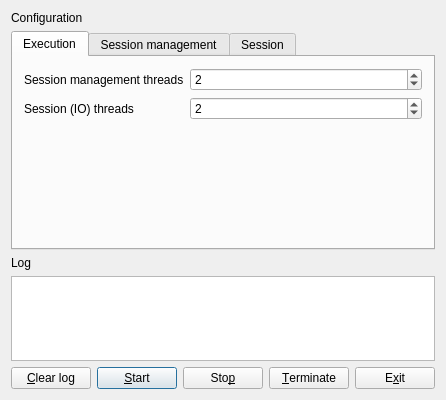
<?xml version="1.0" encoding="UTF-8"?>
<ui version="4.0">
 <class>mainForm</class>
 <widget class="QWidget" name="mainForm">
  <property name="geometry">
   <rect>
    <x>0</x>
    <y>0</y>
    <width>425</width>
    <height>400</height>
   </rect>
  </property>
  <property name="windowTitle">
   <string>Qt Echo Server</string>
  </property>
  <layout class="QVBoxLayout" name="mainLayout" stretch="0,0,0,1,0">
   <item>
    <widget class="QLabel" name="configurationLabel">
     <property name="text">
      <string>Configuration</string>
     </property>
    </widget>
   </item>
   <item>
    <widget class="QTabWidget" name="tabWidget">
     <property name="currentIndex">
      <number>0</number>
     </property>
     <widget class="QWidget" name="executionTab">
      <attribute name="title">
       <string>Execution</string>
      </attribute>
      <layout class="QFormLayout" name="executionTabLayout">
       <item row="0" column="0">
        <widget class="QLabel" name="sessionManagerThreadsLabel">
         <property name="text">
          <string>Session management threads</string>
         </property>
        </widget>
       </item>
       <item row="0" column="1">
        <widget class="QSpinBox" name="sessionManagerThreadsSpinBox">
         <property name="sizePolicy">
          <sizepolicy hsizetype="Expanding" vsizetype="Fixed">
           <horstretch>0</horstretch>
           <verstretch>0</verstretch>
          </sizepolicy>
         </property>
         <property name="minimum">
          <number>1</number>
         </property>
         <property name="maximum">
          <number>1000</number>
         </property>
         <property name="value">
          <number>2</number>
         </property>
        </widget>
       </item>
       <item row="1" column="0">
        <widget class="QLabel" name="sessionThreadsLabel">
         <property name="text">
          <string>Session (IO) threads</string>
         </property>
        </widget>
       </item>
       <item row="1" column="1">
        <widget class="QSpinBox" name="sessionThreadsSpinBox">
         <property name="sizePolicy">
          <sizepolicy hsizetype="Expanding" vsizetype="Fixed">
           <horstretch>0</horstretch>
           <verstretch>0</verstretch>
          </sizepolicy>
         </property>
         <property name="minimum">
          <number>1</number>
         </property>
         <property name="maximum">
          <number>1000</number>
         </property>
         <property name="value">
          <number>2</number>
         </property>
        </widget>
       </item>
      </layout>
     </widget>
     <widget class="QWidget" name="sessionManagementTab">
      <attribute name="title">
       <string>Session management</string>
      </attribute>
      <layout class="QFormLayout" name="sessionManagementTabLayout">
       <item row="0" column="0">
        <widget class="QLabel" name="maxSessionCountLabel">
         <property name="text">
          <string>Maximum active sessions (TCP connections)</string>
         </property>
        </widget>
       </item>
       <item row="0" column="1">
        <widget class="QSpinBox" name="maxSessionCountSpinBox">
         <property name="sizePolicy">
          <sizepolicy hsizetype="Expanding" vsizetype="Fixed">
           <horstretch>0</horstretch>
           <verstretch>0</verstretch>
          </sizepolicy>
         </property>
         <property name="minimum">
          <number>1</number>
         </property>
         <property name="maximum">
          <number>1000000</number>
         </property>
         <property name="value">
          <number>10000</number>
         </property>
        </widget>
       </item>
       <item row="1" column="0">
        <widget class="QLabel" name="recycledSessionCountLabel">
         <property name="text">
          <string>Maximum recycled sessions</string>
         </property>
        </widget>
       </item>
       <item row="1" column="1">
        <widget class="QSpinBox" name="recycledSessionCountSpinBox">
         <property name="sizePolicy">
          <sizepolicy hsizetype="Expanding" vsizetype="Fixed">
           <horstretch>0</horstretch>
           <verstretch>0</verstretch>
          </sizepolicy>
         </property>
         <property name="minimum">
          <number>0</number>
         </property>
         <property name="maximum">
          <number>1000000</number>
         </property>
         <property name="value">
          <number>100</number>
         </property>
        </widget>
       </item>
       <item row="2" column="0">
        <widget class="QLabel" name="listenBacklogLabel">
         <property name="text">
          <string>Listen backlog</string>
         </property>
        </widget>
       </item>
       <item row="2" column="1">
        <widget class="QSpinBox" name="listenBacklogSpinBox">
         <property name="sizePolicy">
          <sizepolicy hsizetype="Expanding" vsizetype="Fixed">
           <horstretch>0</horstretch>
           <verstretch>0</verstretch>
          </sizepolicy>
         </property>
         <property name="minimum">
          <number>1</number>
         </property>
         <property name="maximum">
          <number>1000</number>
         </property>
         <property name="value">
          <number>6</number>
         </property>
        </widget>
       </item>
       <item row="3" column="0">
        <widget class="QLabel" name="portNumberLabel">
         <property name="text">
          <string>TCP port number to listen</string>
         </property>
        </widget>
       </item>
       <item row="3" column="1">
        <widget class="QSpinBox" name="portNumberSpinBox">
         <property name="sizePolicy">
          <sizepolicy hsizetype="Expanding" vsizetype="Fixed">
           <horstretch>0</horstretch>
           <verstretch>0</verstretch>
          </sizepolicy>
         </property>
         <property name="minimum">
          <number>1</number>
         </property>
         <property name="maximum">
          <number>65535</number>
         </property>
         <property name="value">
          <number>7</number>
         </property>
        </widget>
       </item>
       <item row="4" column="0">
        <widget class="QLabel" name="addressLabel">
         <property name="text">
          <string>IP address of interface to listen (IPv4 or IPv6)</string>
         </property>
        </widget>
       </item>
       <item row="4" column="1">
        <widget class="QLineEdit" name="addressEdit">
         <property name="sizePolicy">
          <sizepolicy hsizetype="Expanding" vsizetype="Fixed">
           <horstretch>0</horstretch>
           <verstretch>0</verstretch>
          </sizepolicy>
         </property>
         <property name="text">
          <string>0.0.0.0</string>
         </property>
        </widget>
       </item>
      </layout>
     </widget>
     <widget class="QWidget" name="sessionTab">
      <attribute name="title">
       <string>Session</string>
      </attribute>
      <layout class="QFormLayout" name="sessionTabLayout">
       <item row="0" column="0">
        <widget class="QLabel" name="sessionBufferSizeLabel">
         <property name="text">
          <string>Session's buffer size (bytes)</string>
         </property>
        </widget>
       </item>
       <item row="0" column="1">
        <widget class="QSpinBox" name="sessionBufferSizeSpinBox">
         <property name="sizePolicy">
          <sizepolicy hsizetype="Expanding" vsizetype="Fixed">
           <horstretch>0</horstretch>
           <verstretch>0</verstretch>
          </sizepolicy>
         </property>
         <property name="minimum">
          <number>1</number>
         </property>
         <property name="maximum">
          <number>10485760</number>
         </property>
         <property name="singleStep">
          <number>256</number>
         </property>
         <property name="value">
          <number>4096</number>
         </property>
        </widget>
       </item>
       <item row="3" column="0">
        <widget class="QCheckBox" name="sockRecvBufferSizeCheckBox">
         <property name="text">
          <string>Socket's recieve buffer size (bytes)</string>
         </property>
        </widget>
       </item>
       <item row="3" column="1">
        <widget class="QSpinBox" name="sockRecvBufferSizeSpinBox">
         <property name="enabled">
          <bool>false</bool>
         </property>
         <property name="sizePolicy">
          <sizepolicy hsizetype="Expanding" vsizetype="Fixed">
           <horstretch>0</horstretch>
           <verstretch>0</verstretch>
          </sizepolicy>
         </property>
         <property name="minimum">
          <number>0</number>
         </property>
         <property name="maximum">
          <number>10485760</number>
         </property>
         <property name="singleStep">
          <number>256</number>
         </property>
         <property name="value">
          <number>4096</number>
         </property>
        </widget>
       </item>
       <item row="4" column="0">
        <widget class="QCheckBox" name="sockSendBufferSizeCheckBox">
         <property name="text">
          <string>Socket's send buffer size (bytes)</string>
         </property>
        </widget>
       </item>
       <item row="4" column="1">
        <widget class="QSpinBox" name="sockSendBufferSizeSpinBox">
         <property name="enabled">
          <bool>false</bool>
         </property>
         <property name="sizePolicy">
          <sizepolicy hsizetype="Expanding" vsizetype="Fixed">
           <horstretch>0</horstretch>
           <verstretch>0</verstretch>
          </sizepolicy>
         </property>
         <property name="minimum">
          <number>0</number>
         </property>
         <property name="maximum">
          <number>10485760</number>
         </property>
         <property name="singleStep">
          <number>256</number>
         </property>
         <property name="value">
          <number>4096</number>
         </property>
        </widget>
       </item>
       <item row="5" column="0">
        <widget class="QLabel" name="tcpNoDelayLabel">
         <property name="text">
          <string>TCP NO_DELAY option</string>
         </property>
        </widget>
       </item>
       <item row="5" column="1">
        <widget class="QComboBox" name="tcpNoDelayComboBox">
         <property name="sizePolicy">
          <sizepolicy hsizetype="Expanding" vsizetype="Fixed">
           <horstretch>0</horstretch>
           <verstretch>0</verstretch>
          </sizepolicy>
         </property>
         <property name="currentIndex">
          <number>0</number>
         </property>
         <item>
          <property name="text">
           <string>default (operating system)</string>
          </property>
         </item>
         <item>
          <property name="text">
           <string>on</string>
          </property>
         </item>
         <item>
          <property name="text">
           <string>off</string>
          </property>
         </item>
        </widget>
       </item>
       <item row="1" column="0">
        <widget class="QCheckBox" name="inactivityTimeoutCheckBox">
         <property name="text">
          <string>Inactivity timeout (seconds)</string>
         </property>
        </widget>
       </item>
       <item row="1" column="1">
        <widget class="QSpinBox" name="inactivityTimeoutSpinBox">
         <property name="enabled">
          <bool>false</bool>
         </property>
         <property name="sizePolicy">
          <sizepolicy hsizetype="Expanding" vsizetype="Fixed">
           <horstretch>0</horstretch>
           <verstretch>0</verstretch>
          </sizepolicy>
         </property>
         <property name="minimum">
          <number>0</number>
         </property>
         <property name="maximum">
          <number>10485760</number>
         </property>
         <property name="singleStep">
          <number>10</number>
         </property>
         <property name="value">
          <number>300</number>
         </property>
        </widget>
       </item>
       <item row="2" column="0">
        <widget class="QLabel" name="maxTransferSizeLabel">
         <property name="text">
          <string>Max size of single async transfer (bytes)</string>
         </property>
        </widget>
       </item>
       <item row="2" column="1">
        <widget class="QSpinBox" name="maxTransferSizeSpinBox">
         <property name="sizePolicy">
          <sizepolicy hsizetype="Expanding" vsizetype="Fixed">
           <horstretch>0</horstretch>
           <verstretch>0</verstretch>
          </sizepolicy>
         </property>
         <property name="minimum">
          <number>1</number>
         </property>
         <property name="maximum">
          <number>10485760</number>
         </property>
         <property name="singleStep">
          <number>32</number>
         </property>
         <property name="value">
          <number>4096</number>
         </property>
        </widget>
       </item>
      </layout>
     </widget>
    </widget>
   </item>
   <item>
    <widget class="QLabel" name="logLabel">
     <property name="text">
      <string>Log</string>
     </property>
    </widget>
   </item>
   <item>
    <widget class="QPlainTextEdit" name="logTextEdit">
     <property name="tabChangesFocus">
      <bool>true</bool>
     </property>
     <property name="lineWrapMode">
      <enum>QPlainTextEdit::NoWrap</enum>
     </property>
     <property name="readOnly">
      <bool>true</bool>
     </property>
    </widget>
   </item>
   <item>
    <layout class="QHBoxLayout" name="controlButtonLayout" stretch="0,0,0,0,0,0">
     <item>
      <widget class="QPushButton" name="pushButton">
       <property name="text">
        <string>&amp;Clear log</string>
       </property>
       <property name="shortcut">
        <string>Ctrl+L</string>
       </property>
      </widget>
     </item>
     <item>
      <spacer name="controlButtonSpacer">
       <property name="orientation">
        <enum>Qt::Horizontal</enum>
       </property>
       <property name="sizeHint" stdset="0">
        <size>
         <width>40</width>
         <height>20</height>
        </size>
       </property>
      </spacer>
     </item>
     <item>
      <widget class="QPushButton" name="startButton">
       <property name="text">
        <string>&amp;Start</string>
       </property>
       <property name="default">
        <bool>true</bool>
       </property>
      </widget>
     </item>
     <item>
      <widget class="QPushButton" name="stopButton">
       <property name="text">
        <string>Sto&amp;p</string>
       </property>
       <property name="shortcut">
        <string>Ctrl+S</string>
       </property>
      </widget>
     </item>
     <item>
      <widget class="QPushButton" name="terminateButton">
       <property name="text">
        <string>&amp;Terminate</string>
       </property>
       <property name="shortcut">
        <string>Ctrl+T</string>
       </property>
      </widget>
     </item>
     <item>
      <widget class="QPushButton" name="exitButton">
       <property name="text">
        <string>E&amp;xit</string>
       </property>
       <property name="shortcut">
        <string>Ctrl+Q</string>
       </property>
      </widget>
     </item>
    </layout>
   </item>
  </layout>
 </widget>
 <layoutdefault spacing="6" margin="11"/>
 <tabstops>
  <tabstop>tabWidget</tabstop>
  <tabstop>sessionManagerThreadsSpinBox</tabstop>
  <tabstop>sessionThreadsSpinBox</tabstop>
  <tabstop>maxSessionCountSpinBox</tabstop>
  <tabstop>recycledSessionCountSpinBox</tabstop>
  <tabstop>listenBacklogSpinBox</tabstop>
  <tabstop>portNumberSpinBox</tabstop>
  <tabstop>addressEdit</tabstop>
  <tabstop>sessionBufferSizeSpinBox</tabstop>
  <tabstop>inactivityTimeoutCheckBox</tabstop>
  <tabstop>inactivityTimeoutSpinBox</tabstop>
  <tabstop>maxTransferSizeSpinBox</tabstop>
  <tabstop>sockRecvBufferSizeCheckBox</tabstop>
  <tabstop>sockRecvBufferSizeSpinBox</tabstop>
  <tabstop>sockSendBufferSizeCheckBox</tabstop>
  <tabstop>sockSendBufferSizeSpinBox</tabstop>
  <tabstop>tcpNoDelayComboBox</tabstop>
  <tabstop>logTextEdit</tabstop>
  <tabstop>pushButton</tabstop>
  <tabstop>startButton</tabstop>
  <tabstop>stopButton</tabstop>
  <tabstop>terminateButton</tabstop>
  <tabstop>exitButton</tabstop>
 </tabstops>
 <resources/>
 <connections>
  <connection>
   <sender>pushButton</sender>
   <signal>clicked()</signal>
   <receiver>logTextEdit</receiver>
   <slot>clear()</slot>
   <hints>
    <hint type="sourcelabel">
     <x>50</x>
     <y>385</y>
    </hint>
    <hint type="destinationlabel">
     <x>57</x>
     <y>321</y>
    </hint>
   </hints>
  </connection>
  <connection>
   <sender>sockRecvBufferSizeCheckBox</sender>
   <signal>clicked(bool)</signal>
   <receiver>sockRecvBufferSizeSpinBox</receiver>
   <slot>setEnabled(bool)</slot>
   <hints>
    <hint type="sourcelabel">
     <x>170</x>
     <y>127</y>
    </hint>
    <hint type="destinationlabel">
     <x>402</x>
     <y>130</y>
    </hint>
   </hints>
  </connection>
  <connection>
   <sender>sockSendBufferSizeCheckBox</sender>
   <signal>clicked(bool)</signal>
   <receiver>sockSendBufferSizeSpinBox</receiver>
   <slot>setEnabled(bool)</slot>
   <hints>
    <hint type="sourcelabel">
     <x>199</x>
     <y>153</y>
    </hint>
    <hint type="destinationlabel">
     <x>402</x>
     <y>156</y>
    </hint>
   </hints>
  </connection>
  <connection>
   <sender>exitButton</sender>
   <signal>clicked()</signal>
   <receiver>mainForm</receiver>
   <slot>close()</slot>
   <hints>
    <hint type="sourcelabel">
     <x>362</x>
     <y>376</y>
    </hint>
    <hint type="destinationlabel">
     <x>368</x>
     <y>400</y>
    </hint>
   </hints>
  </connection>
  <connection>
   <sender>inactivityTimeoutCheckBox</sender>
   <signal>clicked(bool)</signal>
   <receiver>inactivityTimeoutSpinBox</receiver>
   <slot>setEnabled(bool)</slot>
   <hints>
    <hint type="sourcelabel">
     <x>98</x>
     <y>93</y>
    </hint>
    <hint type="destinationlabel">
     <x>237</x>
     <y>98</y>
    </hint>
   </hints>
  </connection>
 </connections>
</ui>
